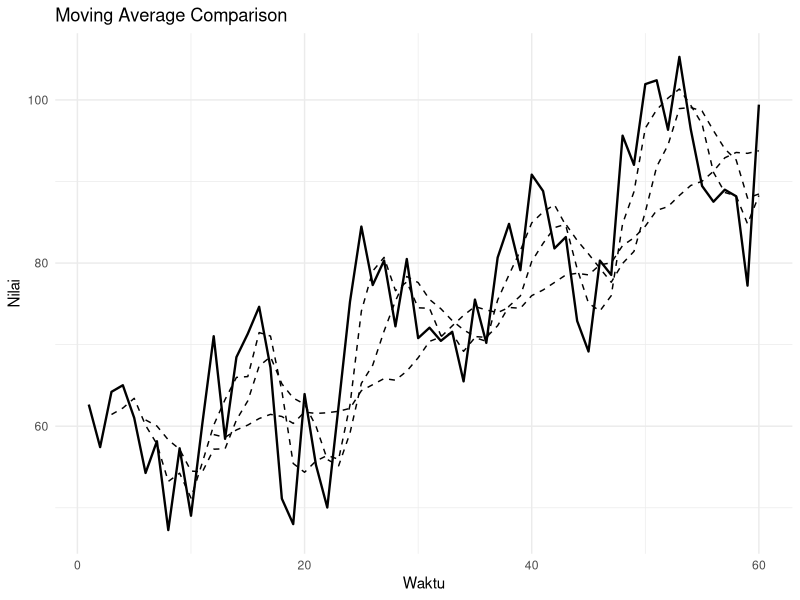
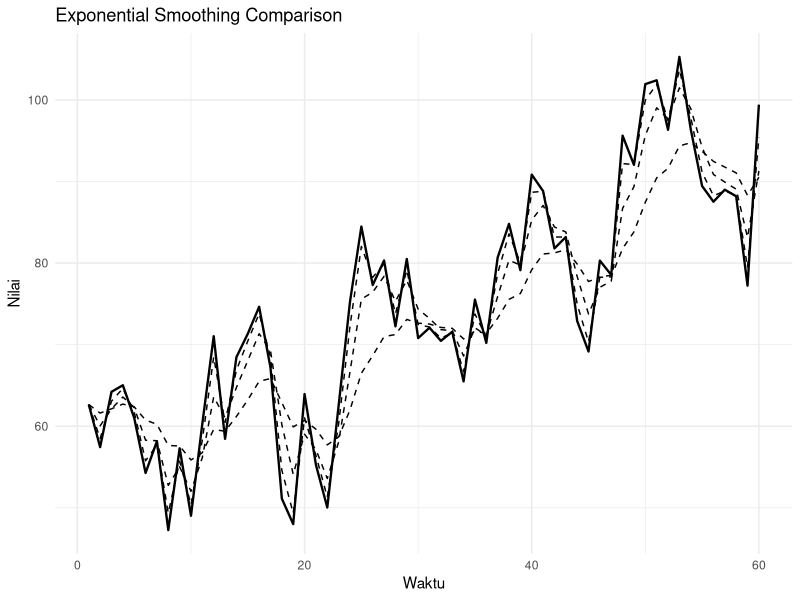

R code for these plots, in order:
## ---- chunk 1
# install.packages(c("forecast", "ggplot2", "dplyr"))

library(forecast)
library(ggplot2)
library(dplyr)

set.seed(42)
n <- 60

waktu   <- 1:n
tren    <- 50 + 0.8 * waktu
musiman <- 10 * sin(2 * pi * waktu / 12)
noise   <- rnorm(n, mean = 0, sd = 5)

penjualan <- tren + musiman + noise
ts_data <- ts(penjualan, start = c(2020, 1), frequency = 12)

ts_data

moving_average <- function(x, k) {
  n  <- length(x)
  ma <- rep(NA, n)
  for (i in k:n) {
    ma[i] <- mean(x[(i - k + 1):i])
  }
  return(ma)
}

ma3  <- moving_average(penjualan, 3)
ma6  <- moving_average(penjualan, 6)
ma12 <- moving_average(penjualan, 12)

ma3_filter  <- stats::filter(penjualan, rep(1/3, 3), sides = 1)
ma6_filter  <- stats::filter(penjualan, rep(1/6, 6), sides = 1)
ma12_filter <- stats::filter(penjualan, rep(1/12, 12), sides = 1)

ma_centered <- stats::filter(penjualan,
                             filter = c(0.5, rep(1, 11), 0.5) / 12,
                             sides = 2)

ma_centered

bobot <- c(1, 2, 3)
bobot <- bobot / sum(bobot)

moving_average_weighted <- function(x, w) {
  k  <- length(w)
  n  <- length(x)
  wma <- rep(NA, n)
  for (i in k:n) {
    wma[i] <- sum(x[(i - k + 1):i] * w)
  }
  return(wma)
}

wma_3 <- moving_average_weighted(penjualan, bobot)

ses_manual <- function(x, alpha) {
  n <- length(x)
  s <- rep(NA, n)
  s[1] <- x[1]
  for (i in 2:n) {
    s[i] <- alpha * x[i] + (1 - alpha) * s[i - 1]
  }
  return(s)
}

ses_02 <- ses_manual(penjualan, 0.2)
ses_05 <- ses_manual(penjualan, 0.5)
ses_08 <- ses_manual(penjualan, 0.8)

ses_auto <- ses(ts_data, h = 12, alpha = 0.3)
ses_auto

holt_model <- holt(ts_data, h = 12, alpha = 0.3, beta = 0.1)
summary(holt_model)

hw_add <- HoltWinters(ts_data, seasonal = "additive")
hw_mul <- HoltWinters(ts_data, seasonal = "multiplicative")

hw_add
hw_mul

ets_model <- ets(ts_data)
summary(ets_model)

ets_forecast <- forecast(ets_model, h = 12)
ets_forecast

hitung_akurasi <- function(aktual, prediksi) {
  aktual   <- aktual[!is.na(prediksi)]
  prediksi <- prediksi[!is.na(prediksi)]
  error    <- aktual - prediksi

  mae  <- mean(abs(error))
  rmse <- sqrt(mean(error^2))
  mape <- mean(abs(error / aktual)) * 100

  return(c(MAE = mae, RMSE = rmse, MAPE = mape))
}

akurasi <- data.frame(
  Model = c("MA3", "MA6", "MA12", "SES02", "SES05", "SES08"),
  rbind(
    hitung_akurasi(penjualan, ma3),
    hitung_akurasi(penjualan, ma6),
    hitung_akurasi(penjualan, ma12),
    hitung_akurasi(penjualan, ses_02),
    hitung_akurasi(penjualan, ses_05),
    hitung_akurasi(penjualan, ses_08)
  )
)

akurasi

df_plot <- data.frame(
  t = waktu,
  Aktual = penjualan,
  MA3 = ma3,
  MA6 = ma6,
  MA12 = ma12,
  SES_02 = ses_02,
  SES_05 = ses_05,
  SES_08 = ses_08
)

ggplot(df_plot, aes(x = t)) +
  geom_line(aes(y = Aktual), linewidth = 0.8) +
  geom_line(aes(y = MA3), linetype = "dashed") +
  geom_line(aes(y = MA6), linetype = "dashed") +
  geom_line(aes(y = MA12), linetype = "dashed") +
  labs(title = "Moving Average Comparison",
       x = "Waktu",
       y = "Nilai") +
  theme_minimal()

ggplot(df_plot, aes(x = t)) +
  geom_line(aes(y = Aktual), linewidth = 0.8) +
  geom_line(aes(y = SES_02), linetype = "dashed") +
  geom_line(aes(y = SES_05), linetype = "dashed") +
  geom_line(aes(y = SES_08), linetype = "dashed") +
  labs(title = "Exponential Smoothing Comparison",
       x = "Waktu",
       y = "Nilai") +
  theme_minimal()
